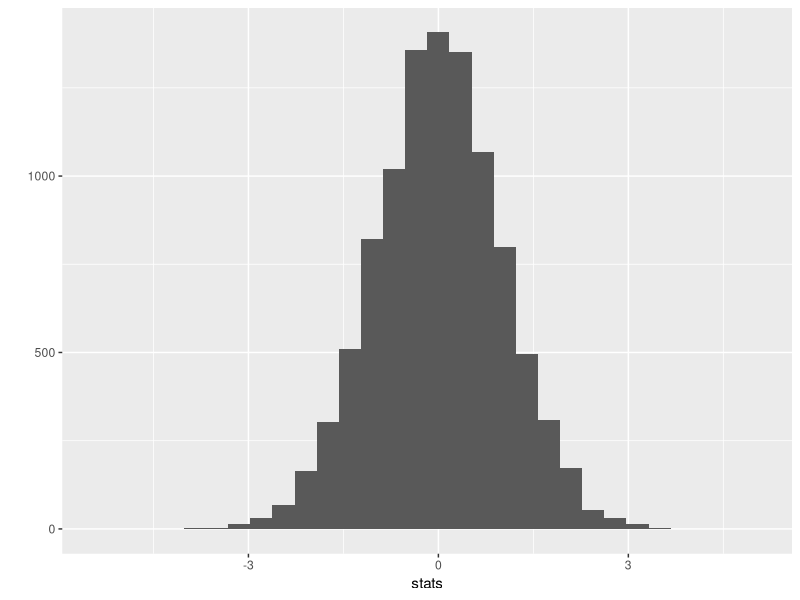

Reproduce this figure in R.
library(ggplot2)

head(precip)
precipitation <- rnorm(100000,mean=38)
stats <- numeric(10000)

statistic <- function(s,p)
{
  n_m = mean(s) - mean(p)
  d_m = sd(s) / sqrt(length(s))
  return(n_m/d_m)
}


for(i in 1:10000)
{
  stats[i] <- statistic(sample(precipitation,70),precipitation)
}
stats
qplot(x = stats,geom="histogram")


statistic(precip,precipitation)

t.test(precip, mu=38)
t.test(precip, mu=38, alternative="less")
